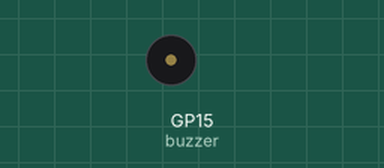
Recording of a program running on a simulated Raspberry Pi Pico running MicroPython. Parts: buzzer (waves = sounding). At 34.3 s the program stops and its outputs stay as they are.

Above: at 0.1 s.
At 28.6 s:
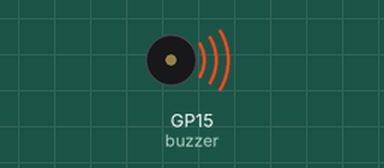
Timing chart, 0 to 35.8 s (numbered marks = the images above):
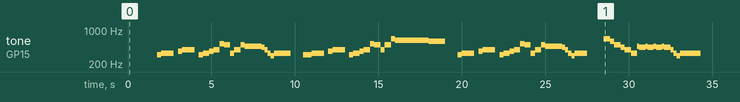

Measured:
- by itself, tone on GP15 (buzzer): plays 311 Hz for 0.25 s, 330 Hz for 0.75 s, 370 Hz for 0.25 s, 392 Hz for 0.75 s, 311 Hz for 0.25 s, 330 Hz for 0.38 s … (71 notes in this stretch)

The program:

main.py
```python
# importa el listado de notas de la rasberry, es un archivo de python que define las freciencias de cada nota
from notas import *    #  <<<---Este archivo debe estar guardado en la memoria de la raspberry

from machine import Pin, PWM
from utime import sleep

#definición del pin donde se conecta el buzzer
buzzer = PWM(Pin(15))

# este es el tiempo de la canción, con él se puede hacer mas lento o rápido la canción
tempo = 120

# array con la canción , el primer elemento es la nota y el segundo es el tiempo de espera de cada nota
# esto tiene una profundidad musical que yo no quiero investigar, pero
# sé que los negativos duran menos que una nota normal <---cosas raras de musica, si alguien sabe, me explica <---gracias!
PinkPanter = [
#primera repeticion
"REST",2, "REST",4, "REST",8, "NOTE_DS4",8,
"NOTE_E4",-4, "REST",8, "NOTE_FS4",8, "NOTE_G4",-4, "REST",8, "NOTE_DS4",8,
"NOTE_E4",-8, "NOTE_FS4",8, "NOTE_G4",-8, "NOTE_C5",8, "NOTE_B4",-8, "NOTE_E4",8, "NOTE_G4",-8, "NOTE_B4",8,
"NOTE_AS4",2, "NOTE_A4",-16, "NOTE_G4",-16, "NOTE_E4",-16, "NOTE_D4",-16,
"NOTE_E4",2, "REST",4, "REST",8, "NOTE_DS4",4,

# Segunda repetición
"NOTE_E4",-4, "REST",8, "NOTE_FS4",8, "NOTE_G4",-4, "REST",8, "NOTE_DS4",8,
"NOTE_E4",-8, "NOTE_FS4",8,  "NOTE_G4",-8, "NOTE_C5",8, "NOTE_B4",-8, "NOTE_G4",8, "NOTE_B4",-8, "NOTE_E5",8,
"NOTE_DS5",1,
"NOTE_D5",2, "REST",4, "REST",8, "NOTE_DS4",8,
"NOTE_E4",-4, "REST",8, "NOTE_FS4",8, "NOTE_G4",-4, "REST",8, "NOTE_DS4",8,
"NOTE_E4",-8, "NOTE_FS4",8,  "NOTE_G4",-8, "NOTE_C5",8, "NOTE_B4",-8, "NOTE_E4",8, "NOTE_G4",-8, "NOTE_B4",8,

# Tercera repetición
"NOTE_AS4",2, "NOTE_A4",-16, "NOTE_G4",-16, "NOTE_E4",-16, "NOTE_D4",-16,
"NOTE_E4",-4, "REST",4,
"REST",4, "NOTE_E5",-8, "NOTE_D5",8, "NOTE_B4",-8, "NOTE_A4",8, "NOTE_G4",-8, "NOTE_E4",-8,
"NOTE_AS4",16, "NOTE_A4",-8, "NOTE_AS4",16, "NOTE_A4",-8, "NOTE_AS4",16, "NOTE_A4",-8, "NOTE_AS4",16, "NOTE_A4",-8,
"NOTE_G4",-16, "NOTE_E4",-16, "NOTE_D4",-16, "NOTE_E4",16, "NOTE_E4",16, "NOTE_E4",2,
]

def playtone(frequency):
    """ define la frecuencia de trabajo del pin PWM
        recibe el valor de frecuencia a la que suena cada tono
    """
    buzzer.duty_u16(10000)
    buzzer.freq(frequency)

def bequiet():
    """funcion que define la frecuencia en cero, es decir, para la señal PWM"""
    buzzer.duty_u16(0)

def playsong(mysong):
    """función para reproducir la canción
        recibe la lista que es definida por una nota y su duración
        reproduce la canción en cada instante
    """

    wholenote = (60000 * 4) / tempo
    for i in list(range(0,len(mysong),2)): #recorre el listado de la canción

        #primer if define la nota que se debe reproducir
        if mysong[i] == "REST":  # rest es para deterner la reproducción de sonido
            bequiet()
        else:
            playtone(tones[mysong[i]])

        #segundo if define el tiempo que debe durar la nota
        if mysong[i+1] > 0:
            sleep(wholenote / (abs(mysong[i+1])*1000))
        else:
            sleep((wholenote / (abs(mysong[i+1])*1000))*1.5)

    bequiet()

if __name__ == "__main__":  #entry point

    playsong(PinkPanter)
```

notas.py
```python
#listado de notas

tones = {
"NOTE_B0":31,
"NOTE_C1":33,
"NOTE_CS1":35,
"NOTE_D1":37,
"NOTE_DS1":39,
"NOTE_E1":41,
"NOTE_F1":44,
"NOTE_FS1":46,
"NOTE_G1":49,
"NOTE_GS1":52,
"NOTE_A1":55,
"NOTE_AS1":58,
"NOTE_B1":62,
"NOTE_C2":65,
"NOTE_CS2":69,
"NOTE_D2":73,
"NOTE_DS2":78,
"NOTE_E2":82,
"NOTE_F2":87,
"NOTE_FS2":93,
"NOTE_G2":98,
"NOTE_GS2":104,
"NOTE_A2":110,
"NOTE_AS2":117,
"NOTE_B2":123,
"NOTE_C3":131,
"NOTE_CS3":139,
"NOTE_D3":147,
"NOTE_DS3":156,
"NOTE_E3":165,
"NOTE_F3":175,
"NOTE_FS3":185,
"NOTE_G3":196,
"NOTE_GS3":208,
"NOTE_A3":220,
"NOTE_AS3":233,
"NOTE_B3":247,
"NOTE_C4":262,
"NOTE_CS4":277,
"NOTE_D4":294,
"NOTE_DS4":311,
"NOTE_E4":330,
"NOTE_F4":349,
"NOTE_FS4":370,
"NOTE_G4":392,
"NOTE_GS4":415,
"NOTE_A4":440,
"NOTE_AS4":466,
"NOTE_B4":494,
"NOTE_C5":523,
"NOTE_CS5":554,
"NOTE_D5":587,
"NOTE_DS5":622,
"NOTE_E5":659,
"NOTE_F5":698,
"NOTE_FS5":740,
"NOTE_G5":784,
"NOTE_GS5":831,
"NOTE_A5":880,
"NOTE_AS5":932,
"NOTE_B5":988,
"NOTE_C6":1047,
"NOTE_CS6":1109,
"NOTE_D6":1175,
"NOTE_DS6":1245,
"NOTE_E6":1319,
"NOTE_F6":1397,
"NOTE_FS6":1480,
"NOTE_G6":1568,
"NOTE_GS6":1661,
"NOTE_A6":1760,
"NOTE_AS6":1865,
"NOTE_B6":1976,
"NOTE_C7":2093,
"NOTE_CS7":2217,
"NOTE_D7":2349,
"NOTE_DS7":2489,
"NOTE_E7":2637,
"NOTE_F7":2794,
"NOTE_FS7":2960,
"NOTE_G7":3136,
"NOTE_GS7":3322,
"NOTE_A7":3520,
"NOTE_AS7":3729,
"NOTE_B7":3951,
"NOTE_C8":4186,
"NOTE_CS8":4435,
"NOTE_D8":4699,
"NOTE_DS8":4978,

}
```
